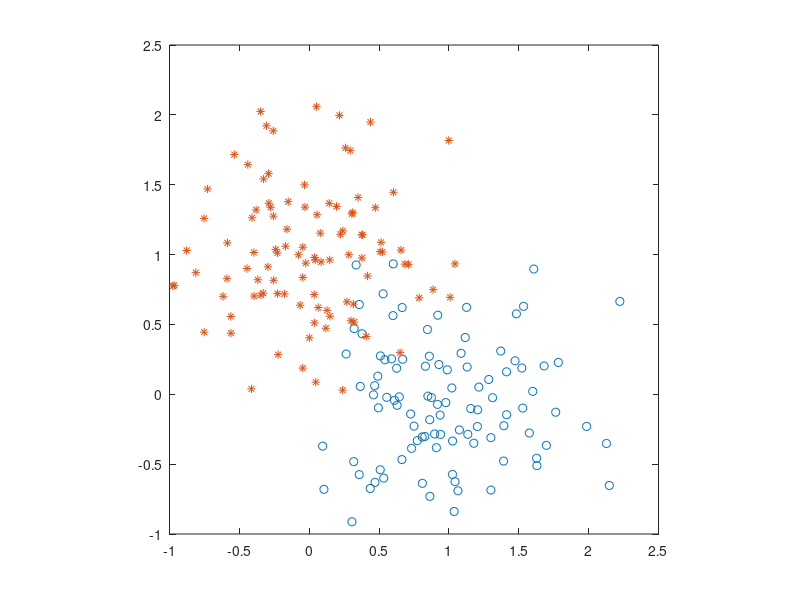

This chart was generated by the following MATLAB code:
% MATLAB script for Illustrative Problem 5.11.
echo on
n0=.5*randn(100,1);
n1=.5*randn(100,1);
n2=.5*randn(100,1);
n3=.5*randn(100,1);
x1=1.+n0;
y1=n1;
x2=n2;
y2=1.+n3;
plot(x1,y1,'o',x2,y2,'*')
axis('square')